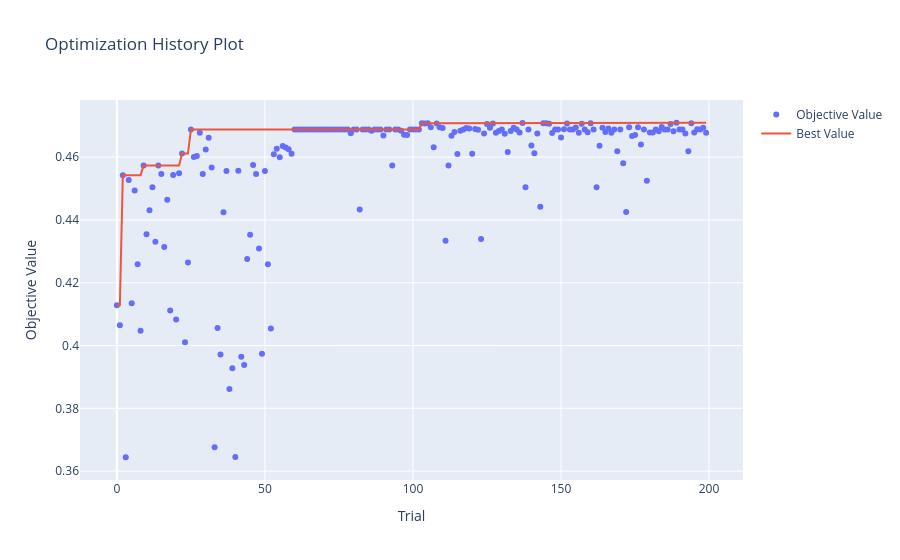

Here is the notebook cell this chart was saved with:
### Markdown cell above
Train and optimize the model:

### Code cell
(optimized_SVM, 
cv_results_SVM,
tpr_SVM, fpr_SVM,
precs_SVM, recs_SVM) = optimize_model_optuna_search(pipe_SVM, params_dist_SVM, 
                                    X_train, y_train, X_test, y_test, 
                                    metrics_dict=scoring_dict,
                                    cv=my_cv)

### Figure 1 — Plotly figure (JSON) as saved in the notebook; plotly's stock layout.template omitted (floating-point values rounded to 4 significant figures; data arrays with more than 128 entries replaced by an {"elided": "..."} marker saying what was removed)
{"data": [{"mode": "markers", "name": "Objective Value", "type": "scatter", "x": {"elided": "200 int values"}, "y": {"elided": "200 float values"}}, {"mode": "lines", "name": "Best Value", "type": "scatter", "x": {"elided": "200 int values"}, "y": {"elided": "200 float values"}}, {"marker": {"color": "#cccccc"}, "mode": "markers", "name": "Infeasible Trial", "showlegend": false, "type": "scatter", "x": [], "y": []}], "layout": {"title": {"text": "Optimization History Plot"}, "xaxis": {"title": {"text": "Trial"}}, "yaxis": {"title": {"text": "Objective Value"}}}}
